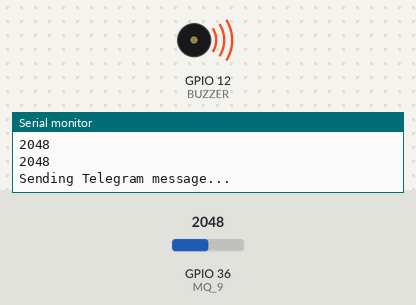
Simulated run of this program. Board: ESP32. On the bench: buzzer (waves = sounding, pin HIGH), the last lines printed to the serial monitor. Inputs (shaded band) come from the test bench; at power-on: GPIO 36 (MQ_9) = 2048. WiFi joins after 1.5 s; servers stay silent unless stated.

Above: at 5.5 s.
5.6 s: GPIO 36 (MQ_9) set to 111
8.6 s: GPIO 36 (MQ_9) set to 89
At 10.0 s:
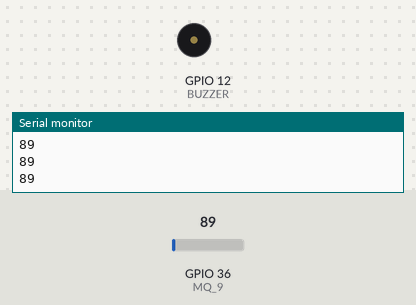
Timing chart, 0 to 11.6 s (numbered marks = the images above; inputs shaded):
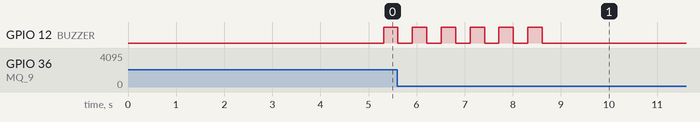

The program:

main.cpp
```cpp
#include <Arduino.h>
#include <WiFi.h>
#include <UniversalTelegramBot.h>
#include <WiFiClientSecure.h>

// Use only core 1 for demo purposes
#if CONFIG_FREERTOS_UNICORE
static const BaseType_t app_cpu = 0;
#else
static const BaseType_t app_cpu = 1;
#endif

const int BUZZER = 12;
const int MQ_9 = 36; // A0

int sensorValue = 0;
const int threshold = 100;

#define SSID "network-name"
#define PASSWORD "password"

// Initialize Telegram BOT
#define BOT_TOKEN "token-value-here"
// "https://api.telegram.org/bot{BOT_TOKEN}/getUpdates"// to get chat id after sending any message to the created bot
#define CHAT_ID "chat-id-value-here"
WiFiClientSecure client;
UniversalTelegramBot bot(BOT_TOKEN, client);
// X509List cert(TELEGRAM_CERTIFICATE_ROOT);

unsigned long lastTimeSent = 0;
unsigned long interval = 60000;  // 1 minute

void gasSensor(void *parameter) {
  TickType_t xLastWakeTime;
  const TickType_t xFrequency = 500 / portTICK_PERIOD_MS;
  xLastWakeTime = xTaskGetTickCount(); // Initialize xLastWakeTime with the current time
  while (1) {
    sensorValue = analogRead(MQ_9);
    Serial.println(sensorValue);
    vTaskDelayUntil(&xLastWakeTime, xFrequency); // Maintain a consistent period
  }
}

void buzzerSound(void *parameter) {
  while (1) {
    if (sensorValue > threshold) {
      digitalWrite(BUZZER, HIGH);
      vTaskDelay(300 / portTICK_PERIOD_MS); // 300ms ON
      digitalWrite(BUZZER, LOW);
      vTaskDelay(300 / portTICK_PERIOD_MS); // 300ms OFF
    } else {
      digitalWrite(BUZZER, LOW);
      vTaskDelay(1000 / portTICK_PERIOD_MS);
    }
  }
}
void notifications(void *parameter) {
  while (1) {
    if (sensorValue > threshold) {
      Serial.println("Sending Telegram message...");
      bot.sendMessage(CHAT_ID, "Gas detected! Sensor value: " + String(sensorValue), "");
      vTaskDelay(60000 / portTICK_PERIOD_MS); // to prevent immediate re-triggering.
    }
    vTaskDelay(1000 / portTICK_PERIOD_MS);
  }
}

void setup() {
  Serial.begin(9600);
  vTaskDelay(1000 / portTICK_PERIOD_MS);
  Serial.print("\n Setup and loop task running on core ");
  Serial.print(xPortGetCoreID());
  Serial.print(" with priority ");
  Serial.println(uxTaskPriorityGet(NULL));

  pinMode(BUZZER, OUTPUT);

  // WiFi setup
  WiFi.mode(WIFI_STA); // Set mode to station (client)
  WiFi.begin(SSID, PASSWORD);
  Serial.print("Connecting to WiFi");
  while (WiFi.status() != WL_CONNECTED) {
    delay(1000);
    Serial.print(".");
  }
  Serial.println("Connected!");
  Serial.print("IP address: ");
  Serial.println(WiFi.localIP());

  client.setInsecure(); // Skip certificate verification (not recommended for production)
  bot.sendMessage(CHAT_ID, "Gas Sensor started!", "");
  vTaskDelay(1000 / portTICK_PERIOD_MS);
  // vTaskStartScheduler();

  xTaskCreatePinnedToCore(
      gasSensor,     // Function to implement the task
      "Gas Sensor",  // Name of the task
      1024,          // Stack size in words
      NULL,          // Task input parameter
      1,             // Priority of the task
      NULL,          // Task handle.
      app_cpu        // Core where the task should run
  );

  xTaskCreatePinnedToCore(buzzerSound, "Buzzer Sound", 2048, NULL, 1, NULL, app_cpu);
  xTaskCreatePinnedToCore(notifications, "Notifications", 8192, NULL, 2, NULL, app_cpu);

  // Delete "setup and loop" task
  // vTaskDelete(NULL);

}

void loop() {
  // Execution should never get here
}
```

Measured:
- the behaviour switches between 101 and 100 on GPIO 36 (MQ_9) (found by bisection; images 0 and 1)
- after the input at 8.6 s, GPIO 12 (BUZZER): goes on until 8.6 s, then stays LOW
- by itself, GPIO 12 (BUZZER): alternates HIGH for 0.30 s and LOW for 0.30 s
